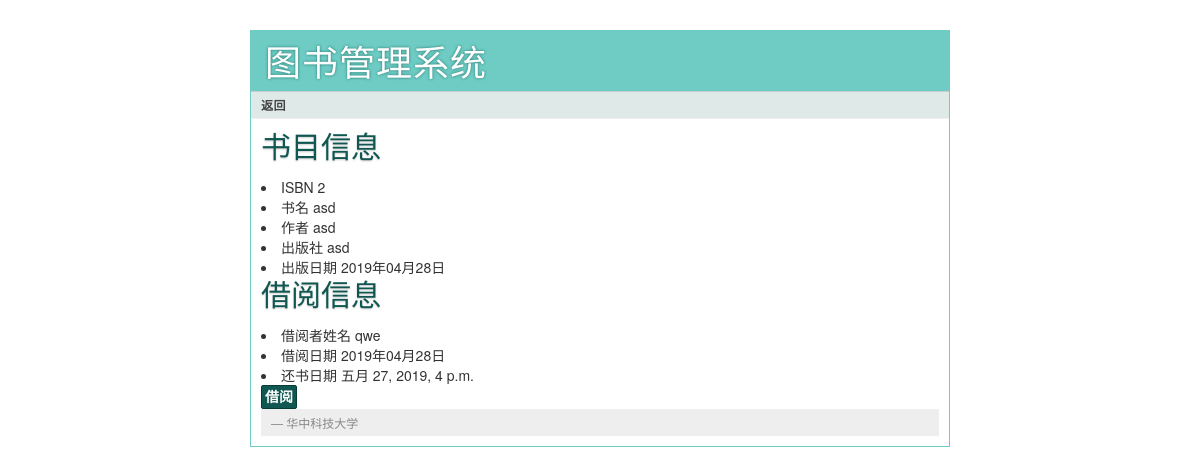
Screenshot of /booktest/reader_book/2/2/ with the database file from the repository.
### booktest/models.py (models this page shows, shortened)
class Books(models.Model):
    book_name = models.CharField(max_length=20,null=False)
    author = models.CharField(max_length=20,null=False)
    publish_com = models.CharField(max_length=20,null=False)
    publish_date = models.DateTimeField(auto_now_add=True)

class Histroys(models.Model):
    book_id = models.ForeignKey('Books',on_delete=models.CASCADE)
    user_id = models.ForeignKey('Users',on_delete=models.CASCADE)
    user_name = models.CharField(max_length=20,null=False)
    date_borrow = models.DateTimeField(auto_now_add=True)
    date_return = models.DateTimeField()
    status = models.CharField(max_length=20,default='not return')

### booktest/views.py (the view, shortened to what this page needs)
# urls.py: url(r'^reader_book/(\d+)/(\d+)/$',views.reader_book,name='reader_book'),
def reader_book(request,uid,bid):
    book = Books.objects.get(pk=bid)
    user = Users.objects.get(pk=uid)
    error =None
    if request.method == "GET":
        reader = Histroys.objects.all().filter(book_id=book)
        return render(request, 'booktest/reader_book.html', {"user": user, "book": book, "reader": reader})

### templates/booktest/reader_book.html (shortened to what this page needs)
{% extends 'booktest/layout.html' %}
{% block link %}
	{% if book %}
	<a href="{% url 'booktest:reader' user.id %}"> 返回 </a>
	{% endif %}
{% endblock %}
{% block body %}
	<h2> 书目信息 </h2>
	{% if book %}
	<li> ISBN            	{{book.id}} </li>
	<li> 书名        		{{book.book_name}} </li>
	<li> 作者        		{{book.author}} </li>
	<li> 出版社     	{{book.publish_com}} </li>
	<li> 出版日期   	{{book.publish_date|date:'Y年m月d日'}} </li>
	{% endif %}
	<div >
	  <h2 > 借阅信息 </h2>
	  {% for readers in reader  %}
	  <li> 借阅者姓名 {{readers.user_name}}</li>
	  <li> 借阅日期  {{readers.date_borrow|date:'Y年m月d日'}}</li>
	  <li> 还书日期  {{readers.date_return}}</li>
	  {% empty %}
	  <li> 无 </li>
	  {% endfor %}
	  <form action="{% url 'booktest:reader_book' user.id book.id %}" method=post>
	    <div class=actions>
	      <input type=submit value="借阅">
	    </div>
	  </form>
{% endblock %}

### static/css/style.css (style rules this page uses)
a { color: #26776F; }
input[type="submit"] { background: #105751; border: 1px solid #073B36; padding: 1px 3px; font-family: 'Trebuchet MS', sans-serif; font-size: 14px; font-weight: bold; -moz-border-radius: 2px; -webkit-border-radius: 2px; color: white; }
div.page div.navigation a { color: #444; font-weight: bold; }
div.page h2 { margin: 0 0 15px 0; color: #105751; text-shadow: 0 1px 2px #ccc; }

### rows the page displays
Books: id "2", book_name "asd", author "asd", publish_com "asd", publish_date "2019年04月28日"
Histroys: user_name "qwe", date_borrow "2019年04月28日", date_return "五月 27, 2019, 4 p.m."
